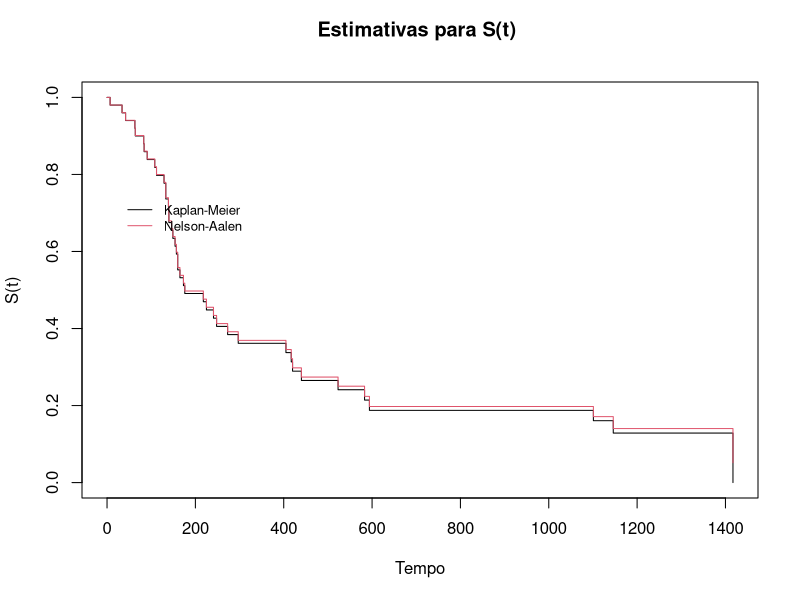
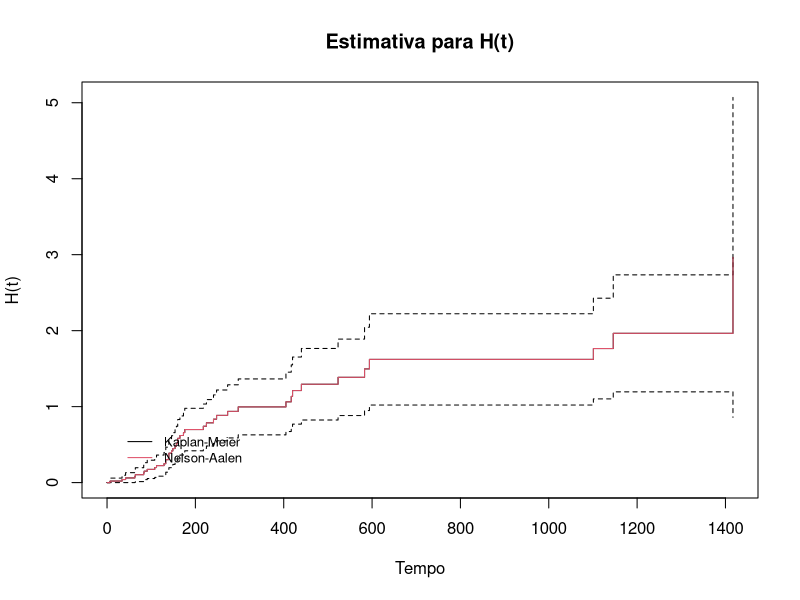
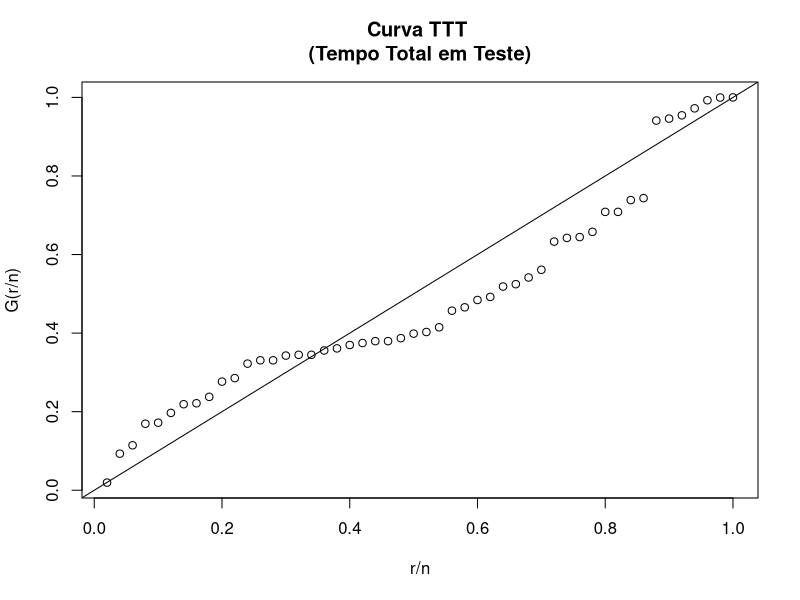
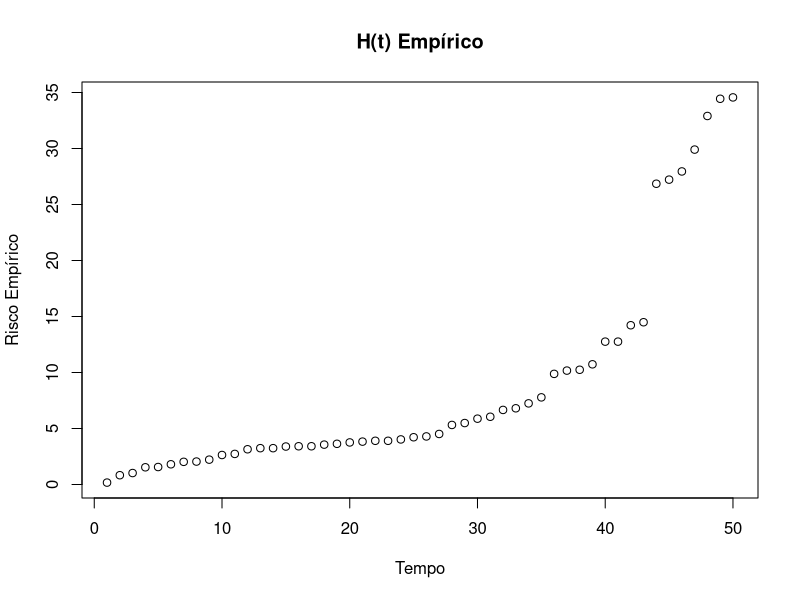
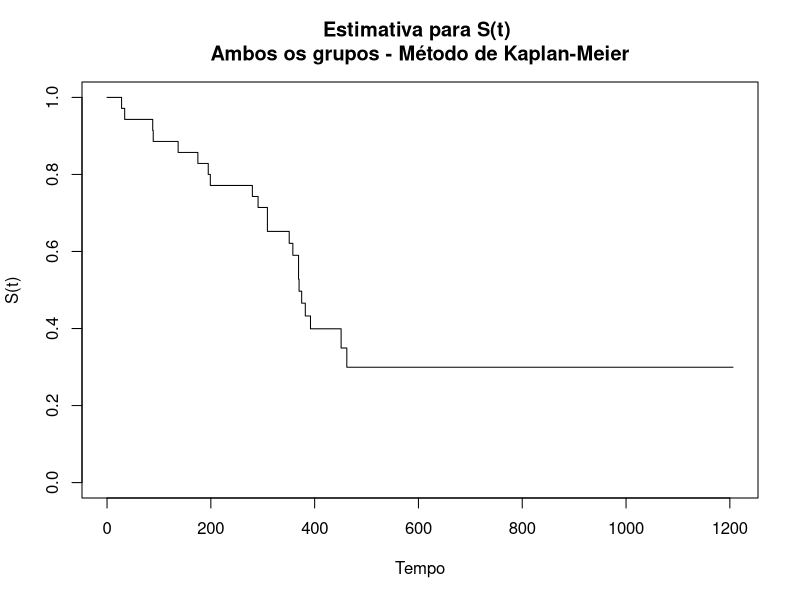
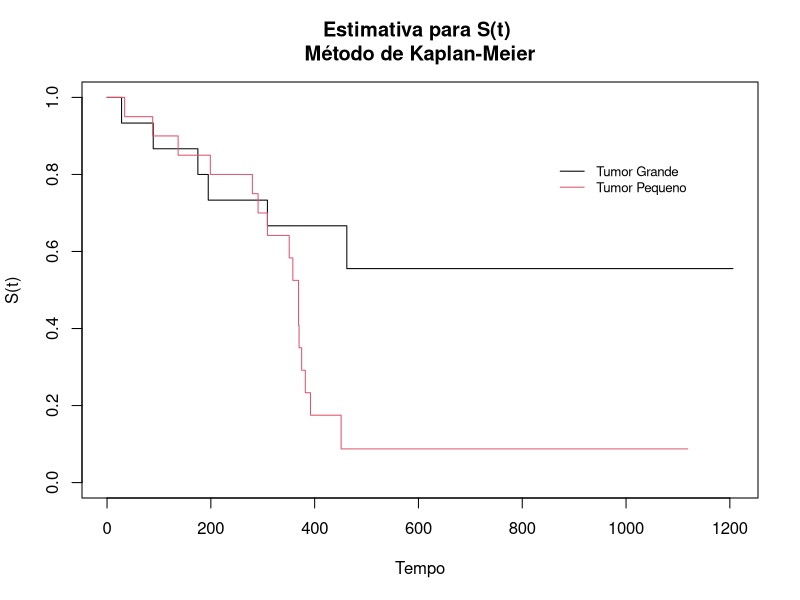
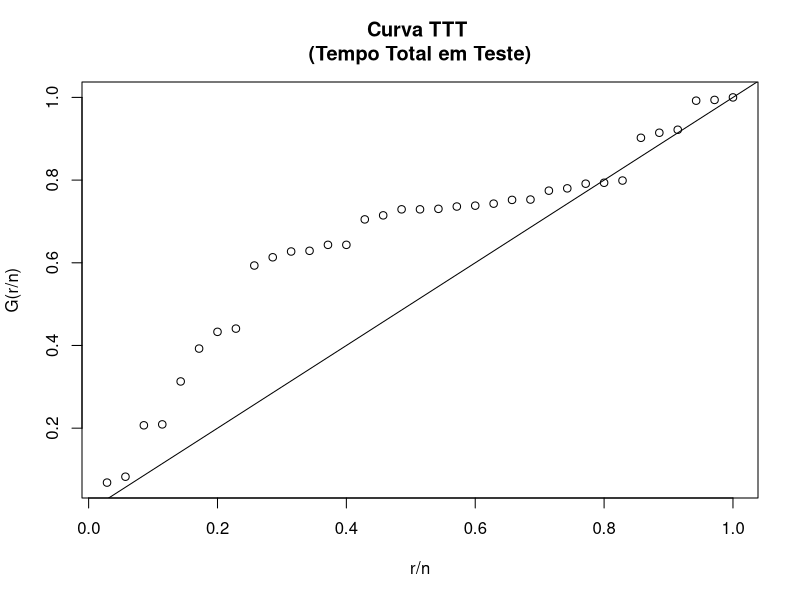
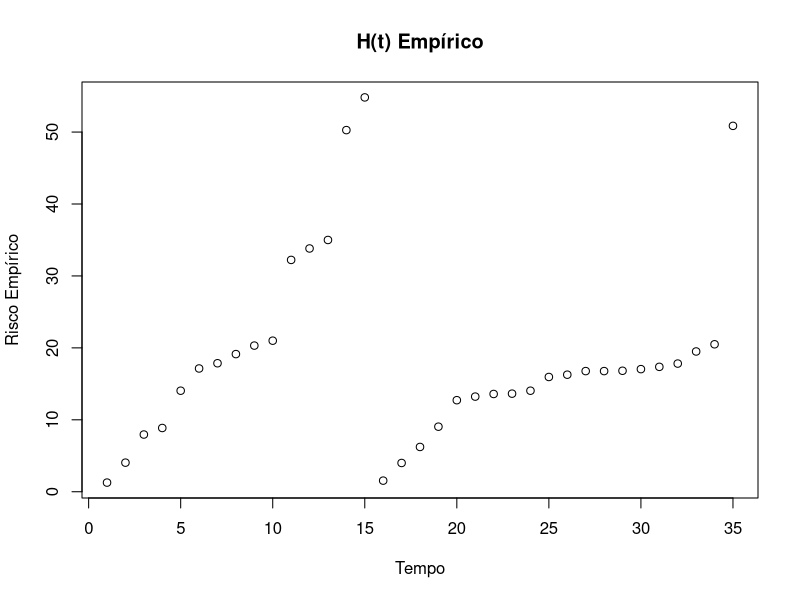

Here is the R script that generated these plots, in order: (Note: this script raises an error after producing the figures.)
## ---- chunk 1
tempos.ex2 <- c(7, 34, 42, 63, 64, 74, 83, 84, 91, 108, 112, 129, 133, 133, 139, 140, 140, 146, 149, 154, 157, 160, 160, 165, 173, 176, 185, 218,  225, 241, 248, 273, 279, 297, 319 ,405, 417, 420, 440, 523, 523, 583, 594, 1101, 1116, 1146, 1226, 1349, 1412, 1417)
censuras.ex2 <- c(rep(1,5), 0, rep(1,20), 0, rep(1,5), 0, 1, 0, rep(1,5), 0, rep(1,3), 0, 1, 0, 0, 0, 1)
cbind(tempos.ex2, censuras.ex2)
## ---- chunk 2
require(survival)
KM.ex2 <-
survfit(Surv(time = tempos.ex2, event = censuras.ex2) ~ 1, conf.int = F)
NA.ex2 <-
survfit(coxph(Surv(tempos.ex2, censuras.ex2) ~ 1, method = "breslow"))
summary(KM.ex2)
summary(NA.ex2)
## ---- chunk 3
# plot(
# KM.ex2,
# conf.int = FALSE,
# xlab = "Tempo",
# ylab = "S(t)",
# main = "Estimativa para S(t) \n Método de Kaplan-Meier"
# )
# plot(
# NA.ex2,
# conf.int = FALSE,
# xlab = "Tempo",
# ylab = "S(t)",
# main = "Estimativa para S(t) \n Método de Nelson-Aalen"
# )
# par(mfrow=c(1,2))
# plot(
# KM.ex2,
# conf.int = FALSE,
# xlab = "Tempo",
# ylab = "S(t)",
# main = "Estimativa para S(t) \n Método de Kaplan-Meier"
# )
# plot(
# NA.ex2,
# conf.int = FALSE,
# xlab = "Tempo",
# ylab = "S(t)",
# main = "Estimativa para S(t) \n Método de Nelson-Aalen"
# )
par(mfrow = c(1,1))
plot(
KM.ex2,
conf.int = FALSE,
xlab = "Tempo",
ylab = "S(t)",
main = "Estimativas para S(t) \n "
)
lines(NA.ex2, col = 2, conf.int = F)
legend(20,0.75,lty=c(1,1),c("Kaplan-Meier","Nelson-Aalen"),bty="n",cex=0.8,col=c(1,2))

# plot(KM.ex2, fun = "cumhaz", xlab = "Tempo", ylab = "H(t)", main = "Estimativa para H(t) \n Método de Kaplan-Meier")
# plot(NA.ex2, conf.int = F, fun = "cumhaz", xlab = "Tempo", ylab = "H(t)", main = "Estimativa para H(t) \n Método de Nelson-Aalen")


plot(KM.ex2, fun = "cumhaz", xlab = "Tempo", ylab = "H(t)", main = "Estimativa para H(t)")
lines(NA.ex2, col =2, fun = "cumhaz", conf.int = F)
legend(20,0.75,lty=c(1,1),c("Kaplan-Meier","Nelson-Aalen"),bty="n",cex=0.8,col=c(1,2))
## ---- chunk 4
curvaTTT <- function(tempo) {
  G_rn <- numeric()
  for (i in 1:length(tempo)) {
    G_rn[i] <-
      (sum(sort(tempo)[1:i]) + (length(tempo) - i) * sort(tempo)[i]) / (sum(tempo))
  }
  rn <- seq_along(tempo)/length(tempo)
  plot(G_rn ~ rn,
       main = "Curva TTT \n(Tempo Total em Teste)",
       ylab = "G(r/n)",
       xlab = "r/n")
  abline(0,1)
}

curvaTTT(tempos.ex2)


plot(tempos.ex2/sum(censuras.ex2),
     ylab = "Risco Empírico",
     xlab = "Tempo",
     main = "H(t) Empírico")

## ---- chunk 5
tempos.g.ex3 <- c(28, 89, 175, 195, 309, 377, 393, 421, 447, 462, 709, 744, 770, 1106, 1206)
tempos.p.ex3 <- c(34, 88, 137, 199, 280, 291, 299, 300, 309, 351,358, 369, 369, 370, 375, 382, 392, 429, 451, 1119)
censuras.g.ex3 <- c(rep(1,5), rep(0,4), 1, rep(0,5))
censuras.p.ex3 <- c(rep(1,6), rep(0,2), rep(1,9), 0, 1, 0)
## ---- chunk 6
ex3 <- 
  survfit(Surv(time = append(tempos.g.ex3, tempos.p.ex3), event = append(censuras.g.ex3, censuras.p.ex3)) ~ 1, conf.int = F)
summary(ex3)
plot(ex3, conf.int = FALSE, xlab = "Tempo", ylab = "S(t)", main = "Estimativa para S(t) \n Ambos os grupos - Método de Kaplan-Meier ")
## ---- chunk 7
require(survival)
g.ex3 <- 
  survfit(Surv(time = tempos.g.ex3, event = censuras.g.ex3) ~ 1, conf.int = F)
summary(g.ex3)

p.ex3 <- 
  survfit(Surv(time = tempos.p.ex3, event = censuras.p.ex3) ~ 1, conf.int = F)
summary(p.ex3)

plot(g.ex3, conf.int = FALSE, xlab = "Tempo", ylab = "S(t)", main = "Estimativa para S(t) \n Método de Kaplan-Meier ")
lines(p.ex3, col = 2, conf.int = F)
legend(850,0.85,lty=c(1,1),c("Tumor Grande","Tumor Pequeno"),bty="n",cex=0.8,col=c(1,2))

## ---- chunk 8
grupo <- c(rep(1,15), rep(2,20))
survdiff(Surv(time = append(tempos.g.ex3, tempos.p.ex3), event = append(censuras.g.ex3, censuras.p.ex3)) ~ grupo, rho = 0)

survdiff(Surv(time = append(tempos.g.ex3, tempos.p.ex3), event = append(censuras.g.ex3, censuras.p.ex3)) ~ grupo, rho = 1)
## ---- chunk 9
curvaTTT <- function(tempo) {
  G_rn <- numeric()
  for (i in 1:length(tempo)) {
    G_rn[i] <-
      (sum(sort(tempo)[1:i]) + (length(tempo) - i) * sort(tempo)[i]) / (sum(tempo))
  }
  rn <- seq_along(tempo)/length(tempo)
  plot(G_rn ~ rn,
       main = "Curva TTT \n(Tempo Total em Teste)",
       ylab = "G(r/n)",
       xlab = "r/n")
  abline(0,1)
}

curvaTTT(append(tempos.g.ex3, tempos.p.ex3))


plot(append(tempos.g.ex3, tempos.p.ex3)/sum(append(censuras.g.ex3, censuras.p.ex3)),
     ylab = "Risco Empírico",
     xlab = "Tempo",
     main = "H(t) Empírico")
## ---- chunk 10
tempos.1.ex4 <- c(140, 177, 50, 65, 86, 153, 181, 191, 77, 84, 87, 56, 66, 73, 119, 140, 200, 200,200,200, 200, 200, 200, 200, 200, 200, 200, 200, 200, 200)
censuras.1.ex4 <- c(rep(1,15), rep(0,15))

tempos.2.ex4 <- c(124, 58, 56, 68, 79, 89, 107, 86, 142, 110, 96, 142, 86, 75, 117, 98, 105, 126, 43, 46, 81, 433, 165, 170, 200, 200, 200, 200, 200, 200)
censuras.2.ex4 <- c(rep(1,23), rep(0,7))

tempos.3.ex4 <- c(112, 68, 84, 109, 153, 143, 60, 70, 98, 164, 63, 63, 77, 91, 91, 66, 70, 77, 63, 66, 66, 94, 101, 105, 108, 112, 115, 126, 161, 178)
censuras.3.ex4 <- c(rep(1,30))
## ---- chunk 11
ex4 <- survfit(Surv(time = append(tempos.1.ex4, tempos.2.ex4, tempos.3.ex4), event = append(censuras.1.ex4, censuras.2.ex4, censuras.3.ex4)) ~ 1, conf.int = F)
summary(ex4)
plot(ex4, conf.int = FALSE, xlab = "Tempo", ylab = "S(t)", main = "Estimativa para S(t) \n Todos os grupos - Método de Kaplan-Meier ")
## ---- chunk 12
grupo <- c(rep(1,30), rep(2,30), rep(3,30))
g1.ex4 <- 
  survfit(Surv(time = tempos.1.ex4, event = censuras.1.ex4) ~ 1, conf.int = F)
summary(g1.ex4)

g2.ex4 <- 
  survfit(Surv(time = tempos.2.ex4, event = censuras.2.ex4) ~ 1, conf.int = F)
summary(g2.ex4)

g3.ex4 <- 
  survfit(Surv(time = tempos.3.ex4, event = censuras.3.ex4) ~ 1, conf.int = F)
summary(g3.ex4)

plot(g1.ex4, conf.int = FALSE, xlab = "Tempo", ylab = "S(t)", main = "Estimativa para S(t) \n Método de Kaplan-Meier ")
lines(g2.ex4, col = 2, conf.int = F)
lines(g3.ex4, col = 3, conf.int = F)
legend(122,1,lty=c(1,1),c("Baixo Teor de Gordura","Saturada", "Não Saturada"),bty="n",cex=0.8,col=c(1,2, 3))
